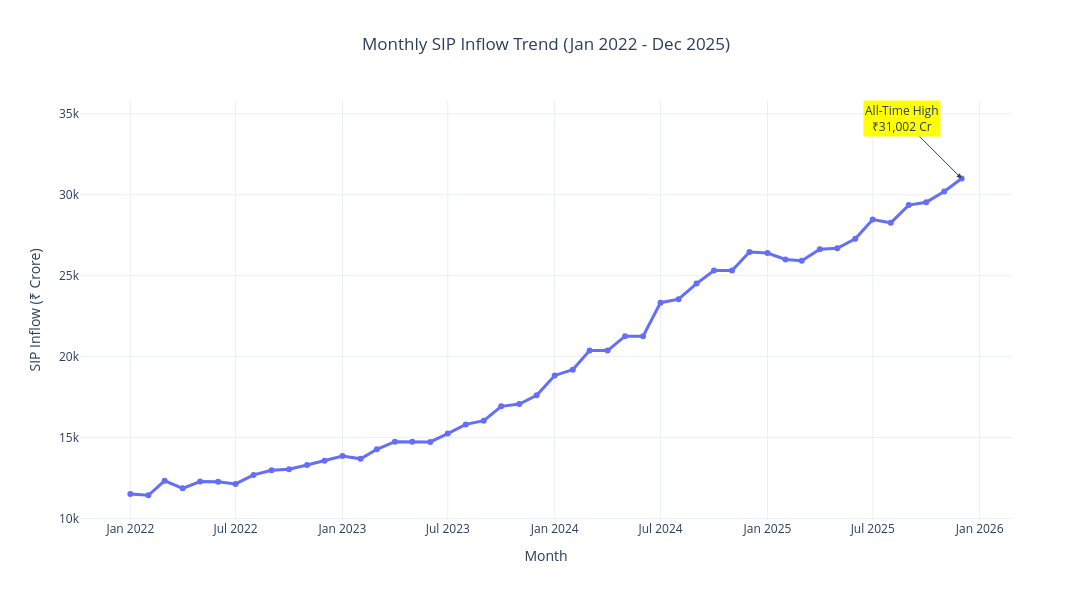

The code cell stored with this chart in its notebook:
### Code cell
import plotly.express as px

fig = px.line(
    sip,
    x="month",
    y="sip_inflow_crore",
    markers=True,
    title="Monthly SIP Inflow Trend (Jan 2022 - Dec 2025)"
)

fig.update_traces(
    line=dict(width=3),
    marker=dict(size=6)
)

fig.update_layout(
    xaxis_title="Month",
    yaxis_title="SIP Inflow (₹ Crore)",
    title_x=0.5,
    template="plotly_white",
    width=1200,
    height=600
)

# Highlight Dec 2025 all-time high

highest = sip.loc[
    sip["sip_inflow_crore"].idxmax()
]

fig.add_annotation(
    x=highest["month"],
    y=highest["sip_inflow_crore"],
    text="All-Time High<br>₹31,002 Cr",
    showarrow=True,
    arrowhead=2,
    ax=-60,
    ay=-60,
    bgcolor="yellow"
)

fig.show()

### Figure 1 — Plotly figure (JSON) as saved in the notebook; plotly's stock layout.template omitted (floating-point values rounded to 4 significant figures)
{"data": [{"hovertemplate": "month=%{x}<br>sip_inflow_crore=%{y}<extra></extra>", "legendgroup": "", "line": {"color": "#636efa", "dash": "solid", "width": 3}, "marker": {"size": 6, "symbol": "circle"}, "mode": "lines+markers", "name": "", "orientation": "v", "showlegend": false, "type": "scatter", "x": ["2022-01-01T00:00:00.000000", "2022-02-01T00:00:00.000000", "2022-03-01T00:00:00.000000", "2022-04-01T00:00:00.000000", "2022-05-01T00:00:00.000000", "2022-06-01T00:00:00.000000", "2022-07-01T00:00:00.000000", "2022-08-01T00:00:00.000000", "2022-09-01T00:00:00.000000", "2022-10-01T00:00:00.000000", "2022-11-01T00:00:00.000000", "2022-12-01T00:00:00.000000", "2023-01-01T00:00:00.000000", "2023-02-01T00:00:00.000000", "2023-03-01T00:00:00.000000", "2023-04-01T00:00:00.000000", "2023-05-01T00:00:00.000000", "2023-06-01T00:00:00.000000", "2023-07-01T00:00:00.000000", "2023-08-01T00:00:00.000000", "2023-09-01T00:00:00.000000", "2023-10-01T00:00:00.000000", "2023-11-01T00:00:00.000000", "2023-12-01T00:00:00.000000", "2024-01-01T00:00:00.000000", "2024-02-01T00:00:00.000000", "2024-03-01T00:00:00.000000", "2024-04-01T00:00:00.000000", "2024-05-01T00:00:00.000000", "2024-06-01T00:00:00.000000", "2024-07-01T00:00:00.000000", "2024-08-01T00:00:00.000000", "2024-09-01T00:00:00.000000", "2024-10-01T00:00:00.000000", "2024-11-01T00:00:00.000000", "2024-12-01T00:00:00.000000", "2025-01-01T00:00:00.000000", "2025-02-01T00:00:00.000000", "2025-03-01T00:00:00.000000", "2025-04-01T00:00:00.000000", "2025-05-01T00:00:00.000000", "2025-06-01T00:00:00.000000", "2025-07-01T00:00:00.000000", "2025-08-01T00:00:00.000000", "2025-09-01T00:00:00.000000", "2025-10-01T00:00:00.000000", "2025-11-01T00:00:00.000000", "2025-12-01T00:00:00.000000"], "xaxis": "x", "y": [11517, 11438, 12328, 11863, 12286, 12276, 12140, 12694, 12976, 13040, 13306, 13573, 13856, 13687, 14276, 14749, 14749, 14734, 15245, 15814, 16042, 16928, 17073, 17610, 18838, 19187, 20371, 20371, 21262, 21262, 23332, 23547, 24509, 25323, 25320, 26459, 26400, 25999, 25926, 26632, 26688, 27274, 28464, 28265, 29361, 29529, 30200, 31002], "yaxis": "y"}], "layout": {"annotations": [{"arrowhead": 2, "ax": -60, "ay": -60, "bgcolor": "yellow", "showarrow": true, "text": "All-Time High<br>₹31,002 Cr", "x": "2025-12-01T00:00:00", "y": 31002}], "height": 600, "legend": {"tracegroupgap": 0}, "title": {"text": "Monthly SIP Inflow Trend (Jan 2022 - Dec 2025)", "x": 0.5}, "width": 1200, "xaxis": {"anchor": "y", "domain": [0, 1], "title": {"text": "Month"}}, "yaxis": {"anchor": "x", "domain": [0, 1], "title": {"text": "SIP Inflow (₹ Crore)"}}}}
